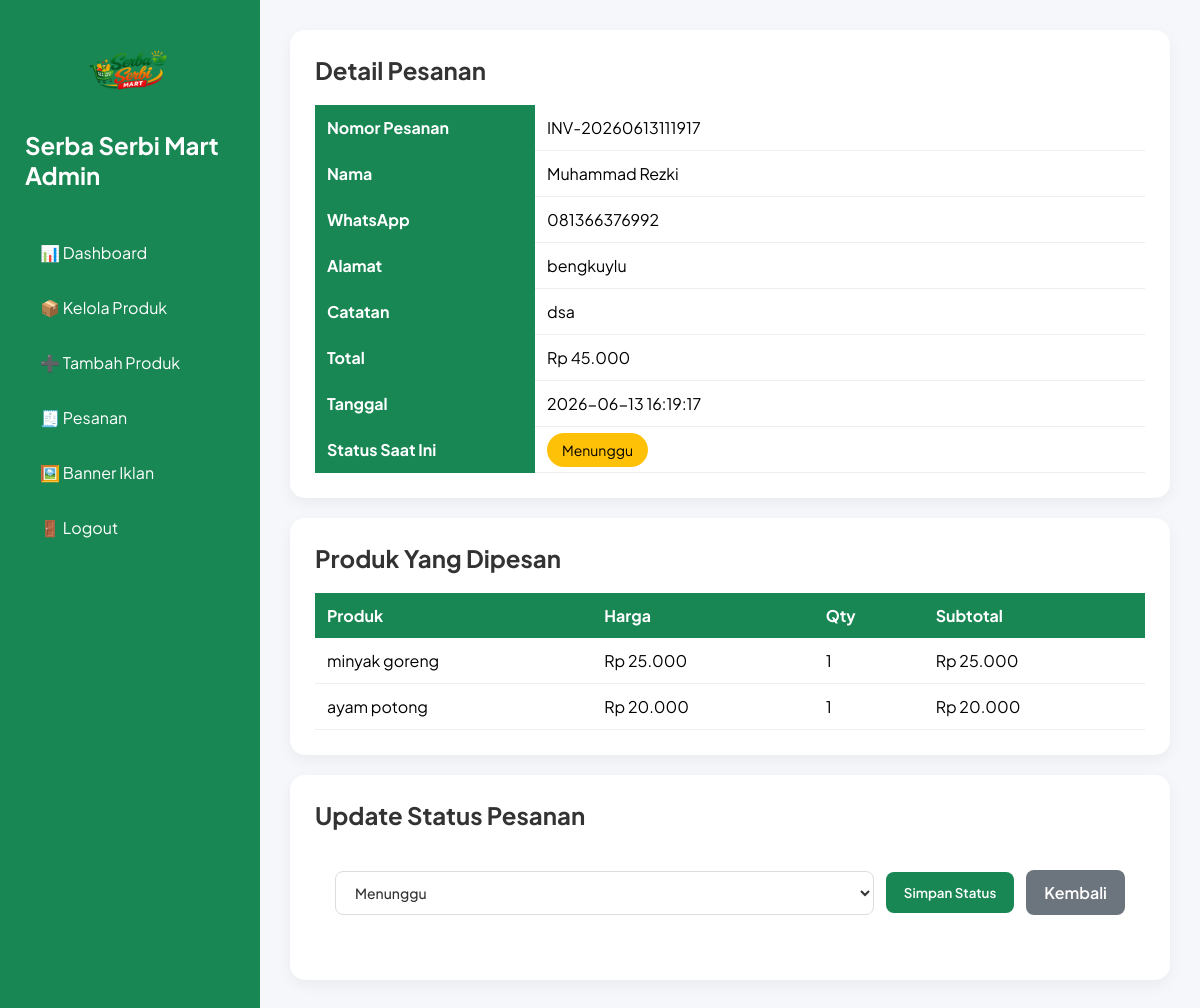
The page /admin/detail_order.php?id=5 (signed in) on the database its author committed.
### tables this page shows
CREATE TABLE `orders` (
  `id` int(11) NOT NULL,
  `nomor_pesanan` varchar(30) NOT NULL,
  `nama` varchar(100) NOT NULL,
  `telepon` varchar(20) NOT NULL,
  `alamat` text NOT NULL,
  `catatan` text DEFAULT NULL,
  `total` bigint(20) NOT NULL,
  `status` enum('Menunggu','Diproses','Selesai','Dibatalkan') DEFAULT 'Menunggu',
  `tanggal` datetime DEFAULT current_timestamp()
);

CREATE TABLE `order_detail` (
  `id` int(11) NOT NULL,
  `order_id` int(11) NOT NULL,
  `produk_id` int(11) NOT NULL,
  `nama_produk` varchar(255) NOT NULL,
  `harga` bigint(20) NOT NULL,
  `qty` int(11) NOT NULL,
  `subtotal` bigint(20) NOT NULL
);

### admin/detail_order.php (the view, shortened to what this page needs)
<?php
require_once __DIR__ . '/../config/koneksi.php';
$id = (int) $_GET['id'];
$order = mysqli_query(
    $conn,
    "SELECT * FROM orders
     WHERE id='$id'
     LIMIT 1"
);
$data = mysqli_fetch_assoc($order);
$detail = mysqli_query(
    $conn,
    "SELECT * FROM order_detail
     WHERE order_id='$id'"
);
?>
<!DOCTYPE html>
<html lang="id">
<head>
</head>
<body>
    <div class="wrapper">
        <?php include 'sidebar.php'; ?>
        <div class="content">
            <div class="card">
                <h2>
                    Detail Pesanan
                </h2>
                <table class="info-table">
                    <tr>
                        <th>Nomor Pesanan</th>
                        <td><?= htmlspecialchars($data['nomor_pesanan']); ?></td>
                    </tr>
                    <tr>
                        <th>Nama</th>
                        <td><?= htmlspecialchars($data['nama']); ?></td>
                    </tr>
                    <tr>
                        <th>WhatsApp</th>
                        <td><?= htmlspecialchars($data['telepon']); ?></td>
                    </tr>
                    <tr>
                        <th>Alamat</th>
                        <td><?= nl2br(htmlspecialchars($data['alamat'])); ?></td>
                    </tr>
                    <tr>
                        <th>Catatan</th>
                        <td>
                            <?= !empty($data['catatan'])
                                ? htmlspecialchars($data['catatan'])
                                : '-'; ?>
                        </td>
                    </tr>
                    <tr>
                        <th>Total</th>
                        <td>
                            Rp <?= number_format($data['total'], 0, ',', '.'); ?>
                        </td>
                    </tr>
                    <tr>
                        <th>Tanggal</th>
                        <td><?= $data['tanggal']; ?></td>
                    </tr>
                    <tr>
                        <th>Status Saat Ini</th>
                        <td>
                            <?php
                            $class = strtolower($data['status']);
                            ?>
                            <span class="badge <?= $class ?>">
                                <?= $data['status']; ?>
                            </span>
                        </td>
                    </tr>
                </table>
            </div>
            <div class="card">
                <h2>
                    Produk Yang Dipesan
                </h2>
                <table>
                    <thead>
                        <tr>
                            <th>Produk</th>
                            <th>Harga</th>
                            <th>Qty</th>
                            <th>Subtotal</th>
                        </tr>
                    </thead>
                    <tbody>
                        <?php while ($item = mysqli_fetch_assoc($detail)): ?>
                            <tr>
                                <td>
                                    <?= htmlspecialchars($item['nama_produk']); ?>
                                </td>
                                <td>
                                    Rp <?= number_format($item['harga'], 0, ',', '.'); ?>
                                </td>
                                <td>
                                    <?= $item['qty']; ?>
                                </td>
                                <td>
                                    Rp <?= number_format($item['subtotal'], 0, ',', '.'); ?>
                                </td>
                            </tr>
                        <?php endwhile; ?>
                    </tbody>
                </table>
            </div>
            <div class="card">
                <h2>
                    Update Status Pesanan
                </h2>
                <form method="POST" class="form-status-wrapper">
                    <div class="form-group-inline">
                        <div class="select-container">
                            <select name="status" class="form-select-custom" required>
                                <option value="Menunggu" <?= $data['status'] == 'Menunggu' ? 'selected' : ''; ?>>Menunggu
                                </option>
                            </select>
                        </div>
                        <button type="submit" name="update_status" class="btn btn-success">
                            Simpan Status
                        </button>
                        <a href="orders.php" class="btn btn-secondary">
                            Kembali
                        </a>
                    </div>
                </form>
            </div>
        </div>
    </div>
</body>
</html>

### admin/detail_order.php (style rules this page uses)
* { margin: 0; padding: 0; box-sizing: border-box; font-family: 'Plus Jakarta Sans', sans-serif; }
body { background: #f5f7fb; }
.wrapper { display: flex; min-height: 100vh; }
.content { flex: 1; padding: 30px; }
.card { background: white; border-radius: 15px; padding: 25px; margin-bottom: 20px; box-shadow: 0 5px 15px rgba(0, 0, 0, .05); }
h2 { margin-bottom: 20px; color: #333; }
table { width: 100%; border-collapse: collapse; }
th { background: #198754; color: white; padding: 12px; text-align: left; }
td { padding: 12px; border-bottom: 1px solid #eee; }
.info-table th { width: 220px; }
.badge { padding: 8px 15px; border-radius: 50px; color: white; font-size: 14px; }
.menunggu { background: #ffc107; color: black; }
.btn { border: none; padding: 12px 18px; border-radius: 8px; cursor: pointer; color: white; text-decoration: none; font-weight: 600; }
.btn-success { background: #198754; }
.btn-secondary { background: #6c757d; }
select { padding: 10px; border: 1px solid #ddd; border-radius: 8px; }
.form-status-wrapper { background: #ffffff; padding: 20px; border-radius: 12px; margin-bottom: 20px; }
.form-group-inline { display: flex; flex-wrap: wrap; gap: 12px; align-items: center; }
.select-container { flex: 1; min-width: 200px; }
.form-select-custom { width: 100%; padding: 11px 15px; font-size: 14px; font-weight: 500; color: #333333; background-color: #ffffff; border: 1.5px solid #dddddd; border-radius: 8px; cursor: pointer; outline: none; transition: all 0.3s ease; }
.btn-success { background: #198754; border: none; cursor: pointer; }

### rows shown on the page
orders: nomor_pesanan "INV-20260613111917", nama "Muhammad Rezki", telepon "081366376992", alamat "bengkuylu", catatan "dsa", total "45.000", tanggal "2026-06-13 16:19:17", status "Menunggu"
order_detail: nama_produk "minyak goreng", harga "25.000", qty "1", subtotal "25.000"
order_detail: nama_produk "ayam potong", harga "20.000", qty "1", subtotal "20.000"
